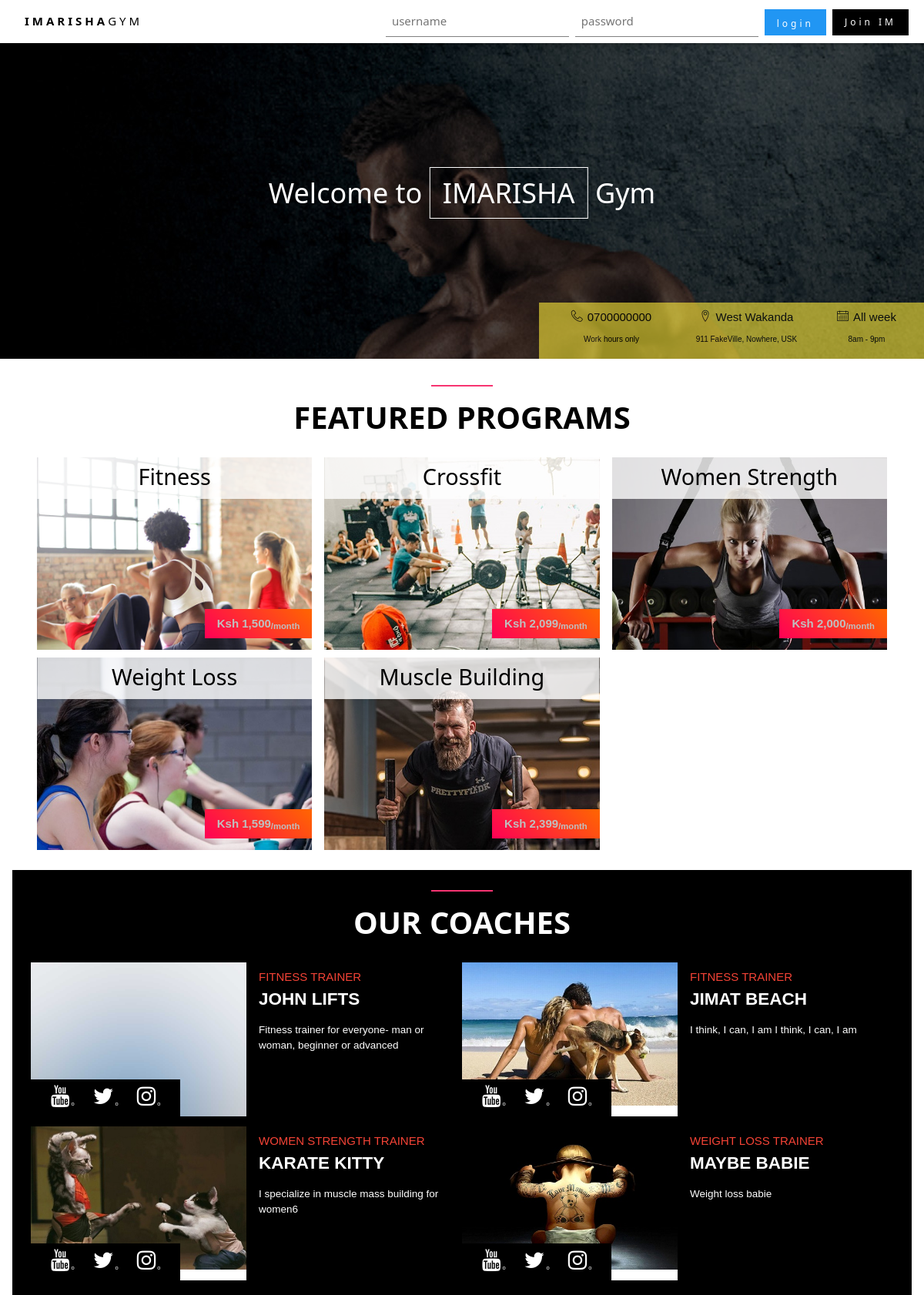
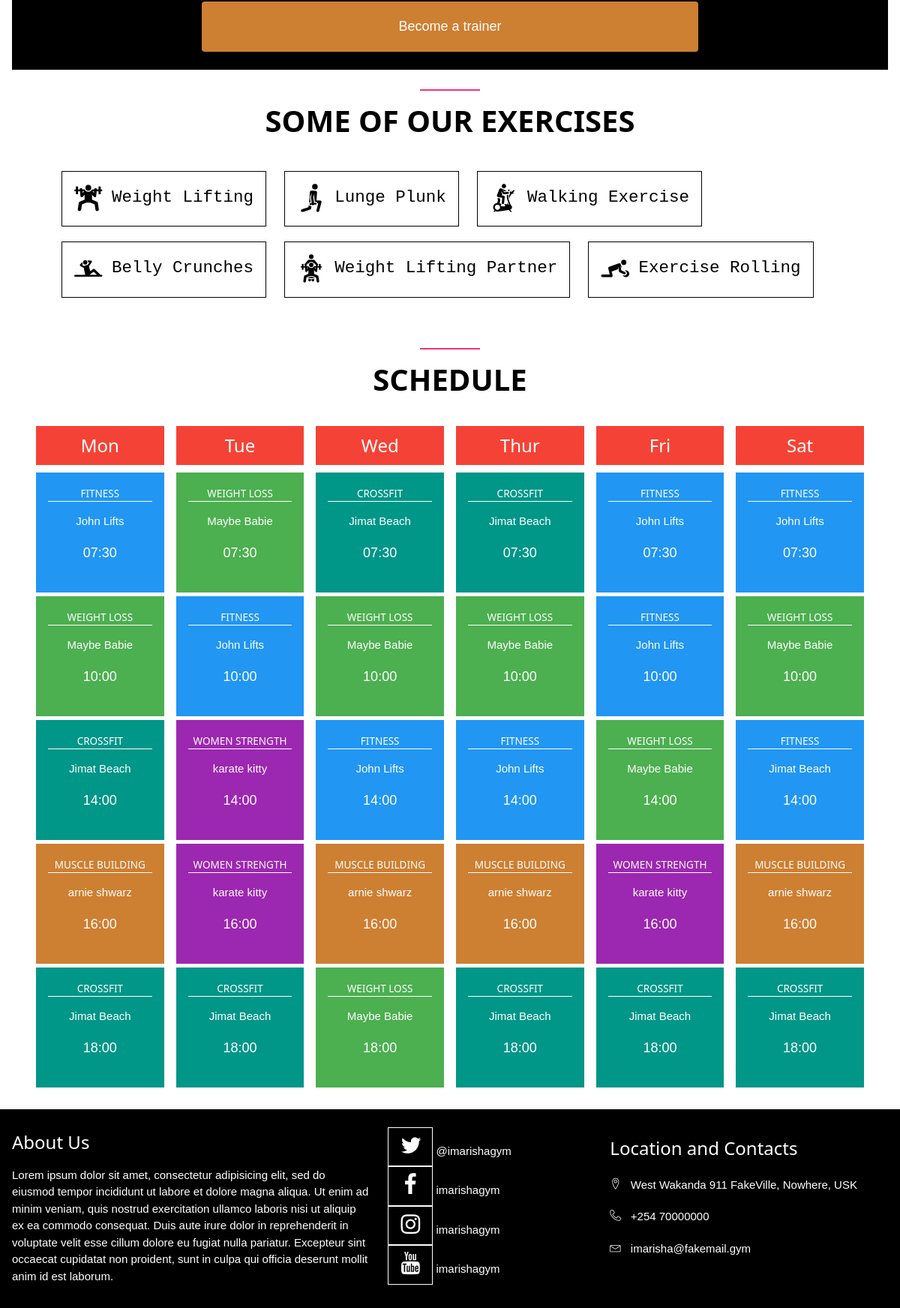
The page / on the database its author committed (2 pictures, top to bottom).
### tables this page shows
CREATE TABLE `programs` (
  `prog_id` int(11) NOT NULL,
  `prog_title` varchar(255) NOT NULL,
  `prog_price` int(11) NOT NULL,
  `prog_descr` text NOT NULL,
  `recommended_routine` text NOT NULL,
  `prog_pic` varchar(255) NOT NULL DEFAULT 'default_program.jpg'
);

CREATE TABLE `coaches` (
  `coach_id` int(11) NOT NULL,
  `coach_username` varchar(255) NOT NULL,
  `coach_email` varchar(255) NOT NULL,
  `coach_name` varchar(255) NOT NULL,
  `coach_pass` varchar(255) NOT NULL,
  `role_id` int(11) NOT NULL DEFAULT '3',
  `coach_prof` varchar(255) NOT NULL,
  `prof_pic` varchar(255) NOT NULL DEFAULT 'default_coach.jpg'
);

### includes/db/db_functions.php (called while the page is built, shortened)
<?php
function getCoaches($conn, $condition=true)
{
	$sql_select_coaches = "
		SELECT *
		FROM coaches_view
		WHERE " . $condition;
	$result = mysqli_query($conn, $sql_select_coaches);
	$coaches_data = array();
	if ($result && mysqli_num_rows($result) > 0) {
    while($row = mysqli_fetch_assoc($result)) {
    	$coaches_data[$row['coach_id']] = $row;
    }
	}
	return $coaches_data;
}
function getPrograms($conn, $condition=true)
{
	$sql_select_prog = "
		SELECT *
	  FROM programs
		WHERE " . $condition;
	$result = mysqli_query($conn, $sql_select_prog);
	$programs_data = array();
	if ($result && mysqli_num_rows($result) > 0) {
	  while($row = mysqli_fetch_assoc($result)) {
	  	$programs_data[$row['prog_id']] = $row;
	  }
	}
	return $programs_data;
}
function getTimetable($conn, $condition=true)
{
	$sql_select_tt = "
		SELECT *
		FROM timetable_view
		WHERE " . $condition;
	$result = mysqli_query($conn, $sql_select_tt);
	$tt_data = array();
	if ($result && mysqli_num_rows($result) > 0) {
    while($row = mysqli_fetch_assoc($result)) {
    	$tt_day = $row['tt_day'];
	  	if ( array_key_exists($tt_day, $tt_data) ) {
				array_push($tt_data[$tt_day], $row);
			} else {
				$tt_data[$tt_day] = array($row);
			}
		}
	}
	return $tt_data;
}
?>

### index.php (the view, shortened to what this page needs)
<?php require 'includes/db/connectdb_imarisha.php'; ?>
<?php require 'includes/db/db_functions.php' ?>
<?php
$programs_data = getPrograms($conn);
$coaches_data = getCoaches($conn);
$timetable_data = getTimetable($conn);
?>
<?php require 'includes/views/head.php'; ?>
<?php require 'includes/views/guest-persistent-navbar.php'; ?>
<header class="w3-display-container w3-content w3-text-white" style="" id="homepage-header">
  <div id="welcome" class="w3-margin-top">
    <h1 class="w3-xxlarge w3-display-middle ">
    	Welcome to <span class="w3-border w3-border-white w3-padding">IMARISHA</span>
    	<span class="w3-hide-small">Gym</span>
    </h1>
    <div id="header-contacts" class="w3-yellow w3-hide-small w3-display-bottomright w3-row-padding w3-padding w3-opacity w3-center">
      <div class="w3-col m4 s6">
        <i class="lnr lnr-phone-handset"> </i> 0700000000
        <p class="w3-tiny">Work hours only</p>
      </div>
      <div class="w3-col m5 s6">
        <i class="lnr lnr-map-marker"> </i>West Wakanda
        <p class="w3-tiny">911 FakeVille, Nowhere, USK</p>
      </div>
      <div class="w3-col m3">
        <i class="lnr lnr-calendar-full"> </i> All week
        <p class="w3-tiny">8am - 9pm</p>
      </div>
    </div>
  </div>
</header>
<div class="w3-content w3-padding" id="homepage-content">
  <section class="service w3-container w3-padding-16" id="programs">
    <h2 class="service-title w3-padding-12 w3-center">
      Featured Programs
    </h2>
    <div class="w3-row-padding" id="program-list">
      <?php foreach ($programs_data as $prog_id => $program): ?>
        <article class="program w3-col l4 m6" id=<?php echo "program-".$prog_id; ?>>
          <div class="program-content w3-hover-shadow w3-display-container">
            <a href=<?php echo "member-signup.php?program_id=".$prog_id;?>>
              <h3 class="program-title w3-center w3-display-topmiddle w3-padding-8">
                <span class="program-name"><?php echo $program['prog_title']; ?></span>
              </h3>
              <img class="program-img" alt="program" src=<?php echo "public/images/".$program['prog_pic'];?>>
              <div class="program-pricing w3-display-bottomright">
               <p class="program-price w3-padding">
                Ksh <span><?php echo number_format($program['prog_price']); ?></span><sub>/month</sub></p>
              </div>
            </a>
          </div>
        </article>
      <?php endforeach ?>
    </div>
  </section>
  <section class="service w3-container w3-padding-16 w3-black" id="trainers">
    <h2 class="service-title w3-padding-12 w3-center">
      OUR COACHES
    </h2>
    <div id="trainer-list" class="w3-row-padding">
      <?php $i = 0; ?>
      <?php foreach ($coaches_data as $coach_id => $coach): ?>
        <?php if ($i++ >= 4) break; ?>
        <article class="trainer w3-col l6 w3-padding-0">
          <div class="trainer-content w3-row">
            <div class="trainer-img w3-col l6 w3-display-container">
              <img src="<?php echo 'public/images/'.$coach['coach_prof_pic'] ?>" alt="trainer">
              <div class="trainer-social w3-display-bottomleft w3-padding w3-black">
                <a href="#"><span class="trainer-social-icon icon-youtube"></span></a>
                <a href="#"><span class="trainer-social-icon icon-twitter"></span></a>
                <a href="#"><span class="trainer-social-icon icon-instagram"></span></a>
              </div>
            </div>
            <div class="trainer-det w3-col m6 l6 w3-padding">
              <span class="trainer-role w3-text-red">
                <?php echo $coach['coach_role'] ?>
              </span><br>
              <span class="trainer-name">
                <?php echo $coach['coach_name'] ?>
              </span>
              <p class="trainer-descr">
                <?php echo $coach['coach_prof'] ?>
              </p>
            </div>
          </div>
        </article>
      <?php endforeach ?>
    </div>
    <div id="become-trainer" class="w3-center w3-padding w3-large">
      <a href="#" class="w3-btn w3-bronze w3-round" style="padding: 20px;width: 60%;">Become a trainer</a>
    </div>
  </section>
  <section class="service w3-container w3-padding-16" id="exercises">
    <h2 class="service-title w3-padding-12 w3-center">
      SOME OF OUR EXERCISES
    </h2>
    <ul id="exercise-list">
      <li class="exercise w3-hover-shadow w3-tag w3-padding w3-white w3-border w3-border-black" id="weight">
        <span class="exercise-icon flaticon-weightlifting"></span>&nbsp;&nbsp;
        <span class="exercise-name">Weight Lifting</span>
      </li>
      <li class="exercise w3-hover-shadow w3-tag w3-padding w3-white w3-border w3-border-black" id="lunge">
        <span class="exercise-icon flaticon-exercise"></span>&nbsp;&nbsp;
        <span class="exercise-name">Lunge Plunk</span>
      </li>
      <li class="exercise w3-hover-shadow w3-tag w3-padding w3-white w3-border w3-border-black" id="walk">
        <span class="exercise-icon flaticon-exercise-1"></span>&nbsp;&nbsp;
        <span class="exercise-name">Walking Exercise</span>
      </li>
      <li class="exercise w3-hover-shadow w3-tag w3-padding w3-white w3-border w3-border-black" id="belly">
        <span class="exercise-icon flaticon-exercise-2"></span>&nbsp;&nbsp;
        <span class="exercise-name">Belly Crunches</span>
      </li>
      <li class="exercise w3-hover-shadow w3-tag w3-padding w3-white w3-border w3-border-black" id="weight-partner">
        <span class="exercise-icon flaticon-weightlifting-1"></span>&nbsp;&nbsp;
        <span class="exercise-name">Weight Lifting Partner</span>
      </li>
      <li class="exercise w3-hover-shadow w3-tag w3-padding w3-white w3-border w3-border-black" id="roll">
        <span class="exercise-icon flaticon-exercise-3"></span>&nbsp;&nbsp;
        <span class="exercise-name">Exercise Rolling</span>
      </li>
    </ul>
  </section>
  <section class="service w3-container w3-padding-16" id="timetable">
    <h2 class="service-title w3-padding-12 w3-center">
      SCHEDULE
    </h2>
    <div class="w3-row-padding" id="days-list">
      <?php require 'includes/views/function_generate_tt.php' ?>
      <?php generateTt($timetable_data) ?>
    </div>
  </section>
</div>
<?php require 'includes/views/footer.php'; ?>

### includes/views/head.php (shortened to what this page needs)
<!DOCTYPE html>
<html>
<head>
<link rel="stylesheet" type="text/css" href="public/stylesheets/w3.css">
<link rel="stylesheet" type="text/css" href="public/stylesheets/style.css">
<link rel="stylesheet" type="text/css" href="public/stylesheets/linearicons.css">
<link rel="stylesheet" type="text/css" href="public/stylesheets/flaticon.css">
<link rel="stylesheet" type="text/css" href="public/stylesheets/icomoon.css">
</head>
<body>

### includes/views/guest-persistent-navbar.php (shortened to what this page needs)
<div class="w3-top">
  <ul class="w3-navbar w3-white w3-wide w3-padding-8 w3-card-2">
    <li id="logo">
      <a href="index.php" class="w3-margin-left">
        <b class="w3-hide-medium">IMARISHA</b><b class="w3-hide-large w3-hide-small">IM</b>GYM
      </a>
    </li>
    <li id="top-form" class="w3-right w3-hide-small" style="margin-right:20px">
      <form id="sign-in" name="sign-in" action="auth.php" method="POST">
        <input type="text" name="username" placeholder="username" required \>
        <input type="password" name="pass" placeholder="password" required \>
        <button type="submit" class="w3-btn w3-blue">
          <span class="w3-small" style="letter-spacing: 4px">login</span>
        </button>
        <a href="member-signup.php" class="w3-btn w3-black w3-small" style="display:inline-block;">Join IM
        </a>
      </form>
    </li>
  </ul>
</div>

### includes/views/function_generate_tt.php (shortened to what this page needs)
<?php
function generateTt($timetable_data, $prog_id=null)
{
  foreach ($timetable_data as $tt_day => $classes) {
  	echo '
    <article class="tt-day w3-col l2" id=' . $tt_day . '>
      <h3 class="tt-day-title w3-red w3-padding w3-center">
        ' . $tt_day . '
      </h3>
      ';
      foreach ($classes as $key => $class) {
      	echo '
        <div class="tt-session w3-padding w3-center tt-code'.$class['tt_prog_id'].'">
          <h5 class="tt-program w3-border-bottom w3-border-white" style="font-size: 0.9em">
            ' . $class['tt_program'] . '
          </h5>
          <p><span class="tt-trainer">
            ' . $class['tt_coach'] . '
          </span></p>
          <p class="w3-large"><span class="tt-time">
            ' . substr($class['tt_starttime'], 0, 5) . '
          </span></p>
        </div> ';
    	}
    echo '
    </article>';
  }
}
?>

### includes/views/footer.php
<footer class="w3-row-padding w3-black w3-padding-16">
  <section class="w3-col l5" id="about">
    <h3>About Us</h3>
    <p>Lorem ipsum dolor sit amet, consectetur adipisicing elit, sed do eiusmod
    tempor incididunt ut labore et dolore magna aliqua. Ut enim ad minim veniam,
    quis nostrud exercitation ullamco laboris nisi ut aliquip ex ea commodo
    consequat. Duis aute irure dolor in reprehenderit in voluptate velit esse
    cillum dolore eu fugiat nulla pariatur. Excepteur sint occaecat cupidatat non
    proident, sunt in culpa qui officia deserunt mollit anim id est laborum.</p>
  </section>
  <section class="w3-col l3 w3-padding" id="social">
    <div class="social-container">
      <a class="" href="#">
        <span class="social-icon-container w3-border w3-center w3-border-white w3-padding">
          <span class="social-icon icon-twitter"></span>
        </span>
        <span class="account">@imarishagym</span>
      </a>
    </div>
    <div class="social-container">
      <a class="" href="#">
        <span class="social-icon-container w3-border w3-center w3-border-white w3-padding">
          <span class="social-icon icon-facebook"></span>
        </span>
        <span class="account">imarishagym</span>
      </a>
    </div>
    <div class="social-container">
      <a class="" href="#">
        <span class="social-icon-container w3-border w3-center w3-border-white w3-padding">
          <span class="social-icon icon-instagram"></span>
        </span>
        <span class="account">imarishagym</span>
      </a>
    </div>
    <div class="social-container">
      <a class="" href="#">
        <span class="social-icon-container w3-border w3-center w3-border-white w3-padding">
          <span class="social-icon icon-youtube"></span>
        </span>
        <span class="account">imarishagym</span>
      </a>
    </div>
  </section>
  <section class="w3-col l4 w3-padding" id="location-contacts">
    <h3>Location and Contacts</h3>
    <div class="loc">
      <i class="lnr lnr-map-marker"></i>&nbsp;&nbsp;
      <span>West Wakanda 911 FakeVille, Nowhere, USK</span>
    </div>
    <div class="loc">
      <i class="lnr lnr-phone-handset"></i>&nbsp;&nbsp;
      <span>+254 70000000</span>
    </div>
    <div class="loc">
      <i class="lnr lnr-envelope"></i>&nbsp;&nbsp;
      <span>imarisha@fakemail.gym</span>
    </div>
  </section>
</footer>

### public/stylesheets/style.css (style rules this page uses)
header#homepage-header { max-width: 1500px; height: 450px; background-image: url('../images/header.jpg'); }
header#homepage-header #header-contacts { min-width: 500px; min-height: 60px; }
h2.service-title { font-size: 40px; position: relative; padding-top: 30px; text-transform: uppercase; font-weight: 800; }
h2.service-title:before { width: 80px; height: 2px; background: #f73471; content: ""; position: absolute; top: 0; left: 50%; -webkit-transform: translateX(-50%); -ms-transform: translateX(-50%); transform: translateX(-50%); }
#homepage-content { max-width: 1564px; }
.program { height: 260px; }
.program-content { height: 250px; overflow: hidden; }
.program-img { width: 100%; }
.program-title { margin-top: -5px; width: 100%; background: rgba(255,255,255,0.8); overflow: hidden; }
.program-name { font-size: 1.2em; text-transform: capitalize; }
.program-price { color: #bfbfbf; font-weight: 800; background: linear-gradient(45deg, #ff0055 0%, #ff6600 100%); }
.trainer { min-height: 213px; }
.trainer-img { background-color: white; height: 200px; overflow: hidden; }
.trainer-img img { width: 100%; }
.trainer-role { text-transform: uppercase; }
.trainer-name { font-family: arial; text-transform: uppercase; font-size: 1.5em; font-weight: bold; }
.trainer-social { background-color: black; }
.trainer-social a { padding: 0 10px; text-decoration: none; }
.trainer-social a::after { content: ' o'; font-size: 0.5em; }
.trainer-social-icon { font-size: 1.9em; }
.trainer-descr { font-size: 0.9em; }
#exercise-list li { margin: 10px; }
.exercise-icon { font-size: 2.5em; }
.exercise-name { font-family: "Roboto Mono", SFMono-Regular, Menlo, Monaco, Consolas, "Liberation Mono", "Courier New", monospace; vertical-align: text-bottom; font-size: 1.5em; text-transform: capitalize; }
.tt-day-title { text-transform: capitalize; }
.tt-session { min-height: 160px; margin-bottom: 5px; }
.tt-code4 { color:#fff!important; background-color: #2196F3!important; }
.tt-code8 { color:#fff!important; background-color: #CD7F32!important; }
.tt-code5 { color:#fff!important; background-color: #009688!important; }
.tt-code6 { color:#fff!important; background-color: #9c27b0!important; }
.tt-code7 { color:#fff!important; background-color: #4CAF50!important; }
.tt-program { text-transform: uppercase; font-size: 0.9em; }
.tt-trainer { width: 100%; white-space: nowrap; overflow: hidden; text-overflow: ellipsis; }
footer div.social-container a { text-decoration: none; }
footer span.social-icon-container { width: 60px; display: inline-block; }
footer span.social-icon { font-size: 2em; }
footer div.loc { padding: 10px 0; }
#logo { display:inline-block; }
form#sign-in input { padding: 8px; border: none; border-bottom: 1px solid #808080; }

### public/stylesheets/icomoon.css (style rules this page uses)
[class^="icon-"], [class*=" icon-"] { font-family: 'icomoon' !important; speak: none; font-style: normal; font-weight: normal; font-variant: normal; text-transform: none; line-height: 1; -webkit-font-smoothing: antialiased; -moz-osx-font-smoothing: grayscale; }
.icon-twitter:before { content: "\f099"; }
.icon-facebook:before { content: "\f09a"; }
.icon-youtube:before { content: "\f167"; }
.icon-instagram:before { content: "\f16d"; }

### rows shown on the page
programs: prog_title "Fitness", prog_pic (picture), prog_price "1,500"
programs: prog_title "Crossfit", prog_pic (picture), prog_price "2,099"
programs: prog_title "Women Strength", prog_pic (picture), prog_price "2,000"
programs: prog_title "Weight Loss", prog_pic (picture), prog_price "1,599"
programs: prog_title "Muscle Building", prog_pic (picture), prog_price "2,399"
coaches: shows a picture, coach_role "FITNESS TRAINER", coach_name "JOHN LIFTS", coach_prof "Fitness trainer for everyone- man or woman, beginner or advanced"
coaches: shows a picture, coach_role "FITNESS TRAINER", coach_name "JIMAT BEACH", coach_prof "I think, I can, I am I think, I can, I am"
coaches: shows a picture, coach_role "WOMEN STRENGTH TRAINER", coach_name "KARATE KITTY", coach_prof "I specialize in muscle mass building for women6"
coaches: shows a picture, coach_role "WEIGHT LOSS TRAINER", coach_name "MAYBE BABIE", coach_prof "Weight loss babie"

### other values the page prints
$tt_day "Mon"
$class['tt_program'] "FITNESS"
$class['tt_coach'] "John Lifts"
substr($class['tt_starttime'], 0, 5) "07:30"
$class['tt_program'] "WEIGHT LOSS"
$class['tt_coach'] "Maybe Babie"
substr($class['tt_starttime'], 0, 5) "10:00"
$class['tt_program'] "CROSSFIT"
$class['tt_coach'] "Jimat Beach"
substr($class['tt_starttime'], 0, 5) "14:00"
$class['tt_program'] "MUSCLE BUILDING"
$class['tt_coach'] "arnie shwarz"
substr($class['tt_starttime'], 0, 5) "16:00"
substr($class['tt_starttime'], 0, 5) "18:00"
$tt_day "Tue"
